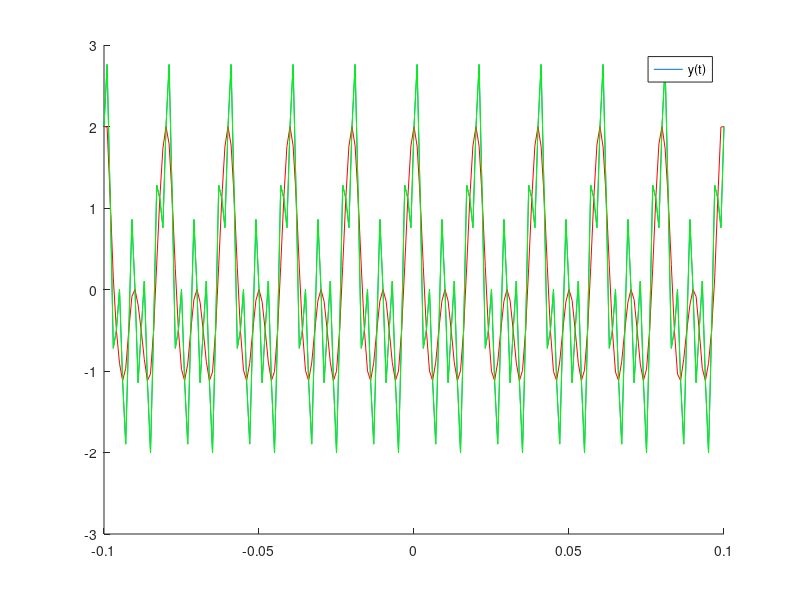

MATLAB code to generate this figure: (Note: this script raises an error after producing the figure.)
t=-0.1:.001:0.1;                                                    %The time interval of the requested signal and its step .001 sec)
z=cos(100*pi*t)+ cos(200*pi*t)+sin(500*pi*t);

Ts1=0.002;%We set Ts1=0.002 sec
N1=-50:1:50;
Xs1=cos(100*pi*N1*Ts1)+cos(200*pi*N1*Ts1)+sin(500*pi*N1*Ts1);    %The new signal with the same sampling frequency that we found in G.1.1
Ts2=0.0001;%We set a higher frequency to get a shorter period:f=10000 Hz
N2=-1000:1:1000;
Xs2=cos(100*pi*N2*Ts2)+cos(200*pi*N2*Ts2)+sin(500*pi*N2*Ts2);
for k=1:1:length(t)
    x1(k)=Xs1*sinc((t(k)-N1*Ts1)/Ts1)';
end;

for k=1:1:length(t)
   x2(k)=Xs2*sinc((t(k)-N2*Ts2)/Ts2)';
end;


figure('Name','Urgent Signal for Ts=0.0001');
hold on;

plot(t,z);                                                      %Display of the signal G.1.2
hold on;
plot(t,x1,'-r');                                                %Display of the signal G.1.3 
hold on;
plot(t,x2,'-g');                                                %Display of the signal G.1.4
legend('Xs(t)');
legend('y(t)');
TITLE ('G.1.4');
xlabel('Time');
ylabel('x1(t)');
grid on;
